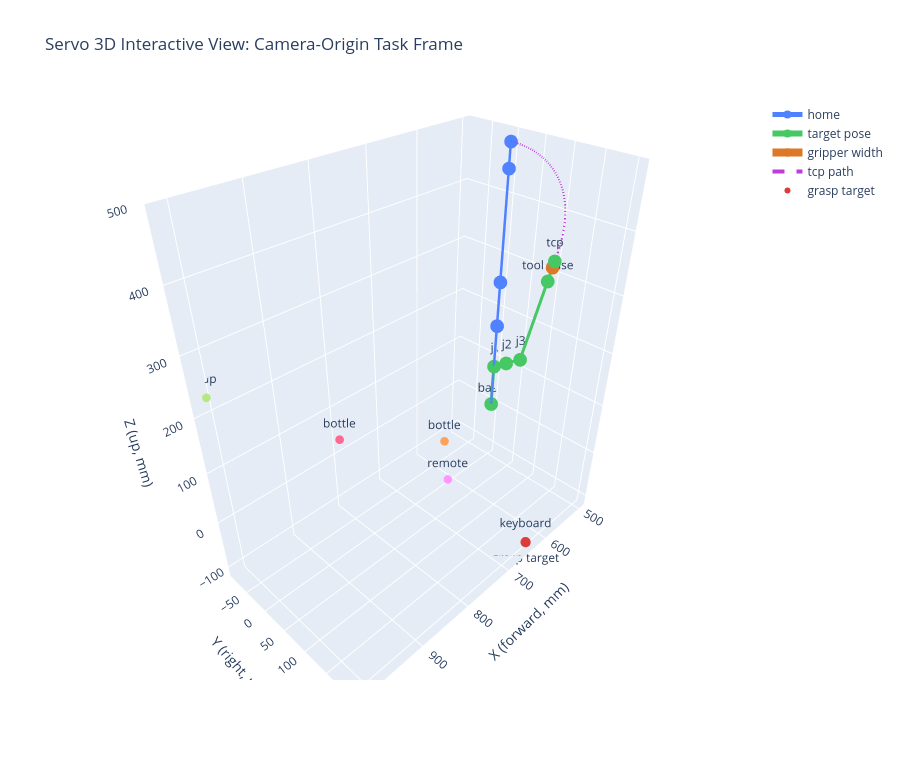

Notebook source saved alongside this figure:
### Code cell
from IPython.display import Image as IPyImage, display
from pathlib import Path
import numpy as np
from robot_arm_servo_model import HOME_DEG, build_visuals, gripper_open_mm, solve_servo_from_target

BASE_MM = np.asarray(ROBOT_BASE_MM if "ROBOT_BASE_MM" in globals() else [500.0, 0.0, 0.0], dtype=np.float64)
TARGET_MM = np.asarray(grasp_point_mm if "grasp_point_mm" in globals() else BASE_MM + np.array([180.0, 0.0, 60.0]), dtype=np.float64)
TARGET_DEG = solve_servo_from_target(TARGET_MM, BASE_MM)
print("Servo trajectory results")
print("  task frame: camera origin, X=forward, Y=left, Z=up")
print("  semantics: accumulated relative angles, 90 deg => +Z aligned links")
print("  home deg     =", np.round(HOME_DEG, 2))
print("  target deg   =", np.round(TARGET_DEG, 2))
print("Motor 0: base left=180, right=0")
print("Motors 1,2,3: accumulated relative angles, 90 keeps each link vertical")
print("Motor 4: left=180, right=0")
print("Motor 5: gripper closed=180, open=0")
print("Target gripper opening (mm) =", round(gripper_open_mm(TARGET_DEG[5]), 2))
FIG_SIM_3D, GIF_PATH = build_visuals(TARGET_DEG, BASE_MM, Path.cwd() / "captures_3d" / "robot_arm_locate_shared_servo.gif", scene_objects=scene_objects if "scene_objects" in globals() else None, title="Servo 3D Interactive View: Camera-Origin Task Frame")
print("Saved shared servo GIF:", GIF_PATH)
display(IPyImage(filename=str(GIF_PATH)))
FIG_SIM_3D.add_scatter3d(x=[TARGET_MM[0]], y=[TARGET_MM[1]], z=[TARGET_MM[2]], mode="markers+text", name="grasp target", text=["grasp target"], textposition="bottom center", marker={"size": 6, "color": "rgb(220,60,60)"})
FIG_SIM_3D.show()

### Figure 1 — Plotly figure (JSON) as saved in the notebook; plotly's stock layout.template omitted (floating-point values rounded to 4 significant figures)
{"data": [{"line": {"color": "rgb(80,130,255)", "width": 5}, "mode": "lines+markers", "name": "home", "type": "scatter3d", "x": [500.0, 500.0, 500.0, 500.0, 500.0, 500.0], "y": [0.0, 0.0, 0.0, 0.0, 0.0, 0.0], "z": [0.0, 84.0, 168.0, 252.0, 442.0, 482.0]}, {"line": {"color": "rgb(70,200,100)", "width": 6}, "mode": "lines+markers+text", "name": "target pose", "text": ["base", "j1", "j2", "j3", "tool base", "tcp"], "textposition": "top center", "type": "scatter3d", "x": [500.0, 500.0, 539.0, 578.0, 622.7, 632.1], "y": [0.0, 0.0, 55.02, 110.0, 173.2, 186.5], "z": [0.0, 84.0, 134.1, 184.2, 357.7, 394.2]}, {"line": {"color": "rgb(220,120,40)", "width": 8}, "mode": "lines+markers", "name": "gripper width", "type": "scatter3d", "x": [629.3, 629.3], "y": [182.5, 182.5], "z": [383.3, 383.3]}, {"line": {"color": "rgb(190,60,220)", "dash": "dash", "width": 4}, "mode": "lines", "name": "tcp path", "type": "scatter3d", "x": [500.0, 500.1, 500.2, 500.5, 500.8, 501.3, 501.9, 502.5, 503.3, 504.2, 505.1, 506.2, 507.4, 508.6, 510.0, 511.5, 513.0, 514.7, 516.4, 518.3, 520.2, 522.2, 524.3, 526.5, 528.8, 531.2, 533.6, 536.1, 538.7, 541.4, 544.2, 547.0, 549.9, 552.9, 556.0, 559.1, 562.3, 565.5, 568.8, 572.2, 575.6, 579.1, 582.6, 586.2, 589.8, 593.5, 597.2, 601.0, 604.7, 608.6, 612.4, 616.3, 620.2, 624.2, 628.1, 632.1], "y": [0.0, 4.6, 9.198, 13.79, 18.37, 22.95, 27.51, 32.05, 36.58, 41.08, 45.57, 50.02, 54.45, 58.84, 63.2, 67.53, 71.81, 76.06, 80.26, 84.41, 88.52, 92.58, 96.58, 100.5, 104.4, 108.2, 112.0, 115.7, 119.4, 122.9, 126.4, 129.9, 133.2, 136.5, 139.7, 142.8, 145.9, 148.8, 151.7, 154.5, 157.2, 159.8, 162.3, 164.7, 167.1, 169.3, 171.5, 173.5, 175.5, 177.4, 179.1, 180.8, 182.4, 183.8, 185.2, 186.5], "z": [482.0, 482.0, 481.9, 481.7, 481.5, 481.2, 480.9, 480.5, 480.0, 479.5, 478.9, 478.3, 477.6, 476.8, 476.0, 475.1, 474.2, 473.1, 472.1, 471.0, 469.8, 468.5, 467.2, 465.9, 464.5, 463.0, 461.5, 459.9, 458.2, 456.5, 454.8, 453.0, 451.1, 449.2, 447.2, 445.2, 443.1, 441.0, 438.8, 436.5, 434.2, 431.9, 429.5, 427.1, 424.6, 422.1, 419.5, 416.9, 414.2, 411.5, 408.7, 405.9, 403.0, 400.2, 397.2, 394.2]}, {"marker": {"size": 5}, "mode": "markers+text", "name": "bottle", "showlegend": false, "text": ["bottle"], "textposition": "top center", "type": "scatter3d", "x": [571.5], "y": [-50.4], "z": [-77.97]}, {"marker": {"size": 5}, "mode": "markers+text", "name": "keyboard", "showlegend": false, "text": ["keyboard"], "textposition": "top center", "type": "scatter3d", "x": [645.8], "y": [205.8], "z": [-103.3]}, {"marker": {"size": 5}, "mode": "markers+text", "name": "bottle", "showlegend": false, "text": ["bottle"], "textposition": "top center", "type": "scatter3d", "x": [1011.0], "y": [203.6], "z": [327.7]}, {"marker": {"size": 5}, "mode": "markers+text", "name": "cup", "showlegend": false, "text": ["cup"], "textposition": "top center", "type": "scatter3d", "x": [1008.0], "y": [-87.23], "z": [229.6]}, {"marker": {"size": 5}, "mode": "markers+text", "name": "remote", "showlegend": false, "text": ["remote"], "textposition": "top center", "type": "scatter3d", "x": [745.2], "y": [116.0], "z": [44.01]}, {"marker": {"color": "rgb(220,60,60)", "size": 6}, "mode": "markers+text", "name": "grasp target", "text": ["grasp target"], "textposition": "bottom center", "type": "scatter3d", "x": [645.8], "y": [205.8], "z": [-103.3]}], "layout": {"height": 760, "scene": {"aspectmode": "data", "xaxis": {"title": {"text": "X (forward, mm)"}}, "yaxis": {"title": {"text": "Y (right, mm)"}}, "zaxis": {"title": {"text": "Z (up, mm)"}}}, "title": {"text": "Servo 3D Interactive View: Camera-Origin Task Frame"}}}
